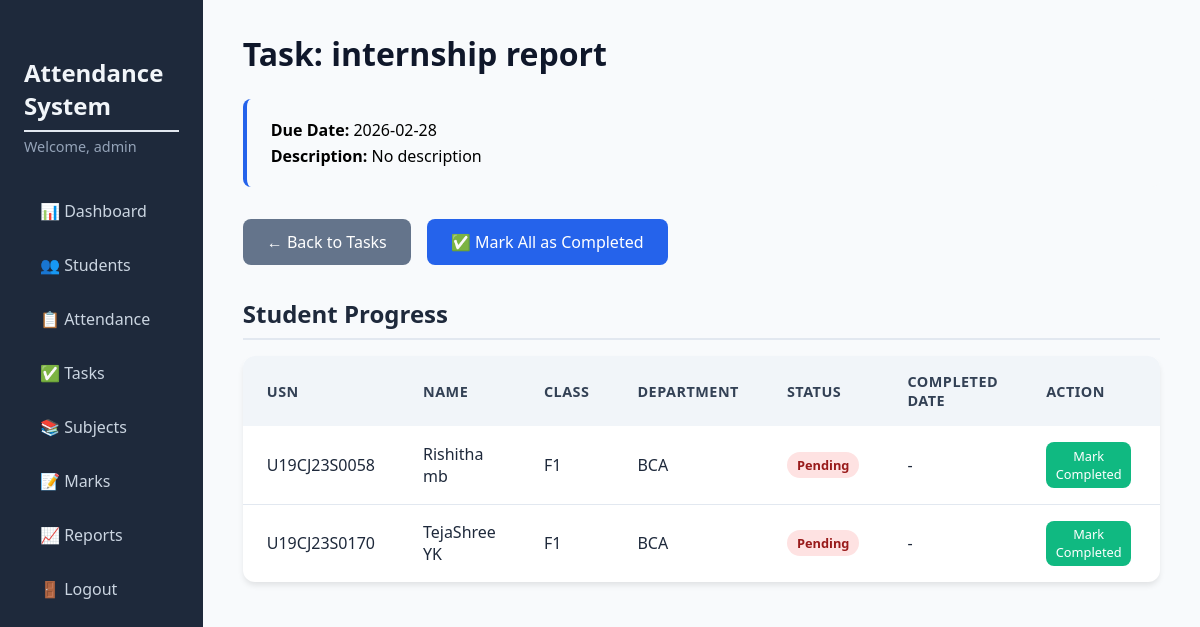
/tasks/1 (signed in), run on the app's committed database.
### tables this page shows
CREATE TABLE tasks (
                id INTEGER PRIMARY KEY AUTOINCREMENT,
                title TEXT NOT NULL,
                description TEXT,
                due_date TEXT NOT NULL
            );

CREATE TABLE student_tasks (
                id INTEGER PRIMARY KEY AUTOINCREMENT,
                task_id INTEGER NOT NULL,
                student_id INTEGER NOT NULL,
                status TEXT CHECK(status IN ('Pending','Completed')) NOT NULL DEFAULT 'Pending',
                completed_date TEXT,
                FOREIGN KEY (task_id) REFERENCES tasks (id) ON DELETE CASCADE,
                FOREIGN KEY (student_id) REFERENCES students (id) ON DELETE CASCADE,
                UNIQUE(task_id, student_id)
            );

CREATE TABLE students (
                id INTEGER PRIMARY KEY AUTOINCREMENT,
                usn TEXT UNIQUE NOT NULL,
                name TEXT NOT NULL,
                email TEXT UNIQUE NOT NULL,
                phone TEXT,
                class TEXT NOT NULL,
                department TEXT NOT NULL,
                parent_name TEXT,
                parent_phone TEXT,
                parent_email TEXT
            );

### app.py (the view)
@app.route('/tasks/<int:task_id>')
@login_required
def task_detail(task_id):
    db = get_db()
    task = db.execute("SELECT * FROM tasks WHERE id = ?", (task_id,)).fetchone()
    if not task:
        flash('Task not found.', 'danger')
        return redirect(url_for('tasks'))
    student_tasks = db.execute('''
        SELECT s.id as student_id, s.usn, s.name, s.class, s.department,
               st.status, st.completed_date
        FROM students s
        LEFT JOIN student_tasks st ON s.id = st.student_id AND st.task_id = ?
        ORDER BY s.class, s.department, s.name
    ''', (task_id,)).fetchall()
    return render_template('task_detail.html', task=task, student_tasks=student_tasks)

### app.py (called while the page is built)
def get_db():
    db = getattr(g, '_database', None)
    if db is None:
        db = g._database = sqlite3.connect(DATABASE)
        db.row_factory = sqlite3.Row
    return db

@app.teardown_appcontext
def close_connection(exception):
    db = getattr(g, '_database', None)
    if db is not None:
        db.close()

def login_required(f):
    @wraps(f)
    def decorated_function(*args, **kwargs):
        if 'admin_id' not in session:
            flash('Please log in to access this page.', 'warning')
            return redirect(url_for('login'))
        return f(*args, **kwargs)
    return decorated_function

### templates/task_detail.html (shortened to what this page needs)
{% extends "base.html" %}
{% block content %}
<h1>Task: {{ task.title }}</h1>
<div class="task-meta">
    <p><strong>Due Date:</strong> {{ task.due_date }}</p>
    <p><strong>Description:</strong> {{ task.description or 'No description' }}</p>
</div>
<div class="form-actions">
    <a href="{{ url_for('tasks') }}" class="btn btn-secondary">← Back to Tasks</a>
    <form method="POST" action="{{ url_for('bulk_complete_task', task_id=task.id) }}" style="display:inline;">
        <button type="submit" class="btn btn-primary"
            onclick="return confirm('Mark all pending students as completed?')">
            ✅ Mark All as Completed
        </button>
    </form>
</div>
<h2>Student Progress</h2>
<div class="table-responsive">
    <table class="table">
        <thead>
            <tr>
                <th>USN</th>
                <th>Name</th>
                <th>Class</th>
                <th>Department</th>
                <th>Status</th>
                <th>Completed Date</th>
                <th>Action</th>
            </tr>
        </thead>
        <tbody>
            {% if student_tasks %}
            {% for st in student_tasks %}
            <tr>
                <td>{{ st.usn }}</td>
                <td>{{ st.name }}</td>
                <td>{{ st.class }}</td>
                <td>{{ st.department }}</td>
                <td>
                    {% if st.status %}
                    <span class="badge {% if st.status == 'Completed' %}badge-present{% else %}badge-absent{% endif %}">
                        {{ st.status }}
                    </span>
                    {% else %}
                    <span class="badge">Not Assigned</span>
                    {% endif %}
                </td>
                <td>{{ st.completed_date or '-' }}</td>
                <td>
                    {% if st.status == 'Pending' %}
                    <form method="POST"
                        action="{{ url_for('complete_task', task_id=task.id, student_id=st.student_id) }}"
                        style="display:inline;">
                        <button type="submit" class="btn btn-sm btn-edit">Mark Completed</button>
                    </form>
                    {% elif st.status == 'Completed' %}
                    <form method="POST" action="{{ url_for('reset_task', task_id=task.id, student_id=st.student_id) }}"
                        style="display:inline;">
                        <button type="submit" class="btn btn-sm btn-delete">Reset</button>
                    </form>
                    {% else %}
                    <form method="POST"
                        action="{{ url_for('assign_task_to_student', task_id=task.id, student_id=st.student_id) }}"
                        style="display:inline;">
                        <button type="submit" class="btn btn-sm btn-primary">Assign</button>
                    </form>
                    {% endif %}
                </td>
            </tr>
            {% endfor %}
            {% else %}
            <tr>
                <td colspan="7" style="text-align: center;">No students found for this task.</td>
            </tr>
            {% endif %}
        </tbody>
    </table>
</div>
{% endblock %}

### static/css/style.css (style rules this page uses)
* { margin: 0; padding: 0; box-sizing: border-box; font-family: 'Segoe UI', Tahoma, Geneva, Verdana, sans-serif; }
body { background: #f4f7fc; }
h1 { font-size: 2rem; margin-bottom: 1.5rem; color: #0f172a; font-weight: 600; }
h2 { font-size: 1.5rem; margin: 2rem 0 1rem; color: #1e293b; border-bottom: 2px solid #e2e8f0; padding-bottom: 0.5rem; }
.table { width: 100%; background: white; border-radius: 12px; overflow: hidden; box-shadow: 0 4px 6px -1px rgba(0,0,0,0.1); border-collapse: collapse; }
.table thead { background: #f1f5f9; }
.table th { text-align: left; padding: 1rem 1.5rem; font-weight: 600; color: #334155; font-size: 0.9rem; text-transform: uppercase; letter-spacing: 0.5px; }
.table td { padding: 1rem 1.5rem; border-bottom: 1px solid #e2e8f0; color: #1e293b; }
.table tbody tr:last-child td { border-bottom: none; }
.badge { display: inline-block; padding: 0.35rem 0.9rem; border-radius: 20px; font-size: 0.8rem; font-weight: 600; text-align: center; }
.badge-absent { background: #fee2e2; color: #991b1b; }
.btn { display: inline-block; padding: 0.75rem 1.5rem; border: none; border-radius: 8px; font-size: 1rem; font-weight: 500; cursor: pointer; transition: background 0.2s, transform 0.1s; text-decoration: none; }
.btn-primary { background: #2563eb; color: white; }
.btn-edit { background: #10b981; color: white; padding: 0.4rem 0.8rem; font-size: 0.85rem; margin-right: 0.3rem; }
.btn-sm { padding: 0.3rem 0.6rem; font-size: 0.8rem; }
.btn-secondary { background: #64748b; color: white; }
.form-actions { display: flex; gap: 1rem; margin-top: 1.5rem; align-items: center; }
.task-meta { background: #f8fafc; padding: 1rem 1.5rem; border-radius: 8px; margin-bottom: 2rem; border-left: 4px solid #2563eb; }
.task-meta p { margin: 0.25rem 0; }
.table td, .table th { text-align: left; vertical-align: middle; }
.badge-absent { background: #fee2e2; color: #991b1b; padding: 4px 10px; border-radius: 20px; font-size: 0.8rem; font-weight: 600; display: inline-block; }
.table td { vertical-align: middle; }

### data on the page
tasks: title "internship report", due_date "2026-02-28", description "No description"
student_tasks: usn "U19CJ23S0058", name "Rishitha mb", class "F1", department "BCA", status "Pending", completed_date "-"
student_tasks: usn "U19CJ23S0170", name "TejaShree YK", class "F1", department "BCA", status "Pending", completed_date "-"

### other printed values
{{ session.admin_username }} "admin"
